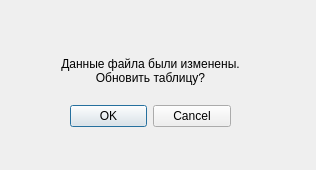
<?xml version="1.0" encoding="UTF-8"?>
<ui version="4.0">
 <class>DialogUpdateTable</class>
 <widget class="QDialog" name="DialogUpdateTable">
  <property name="geometry">
   <rect>
    <x>0</x>
    <y>0</y>
    <width>316</width>
    <height>170</height>
   </rect>
  </property>
  <property name="windowTitle">
   <string>Dialog</string>
  </property>
  <widget class="QDialogButtonBox" name="buttonBox">
   <property name="geometry">
    <rect>
     <x>70</x>
     <y>100</y>
     <width>161</width>
     <height>32</height>
    </rect>
   </property>
   <property name="orientation">
    <enum>Qt::Horizontal</enum>
   </property>
   <property name="standardButtons">
    <set>QDialogButtonBox::Cancel|QDialogButtonBox::Ok</set>
   </property>
  </widget>
  <widget class="QLabel" name="label">
   <property name="geometry">
    <rect>
     <x>20</x>
     <y>40</y>
     <width>261</width>
     <height>61</height>
    </rect>
   </property>
   <property name="text">
    <string>Данные файла были изменены.
Обновить таблицу?</string>
   </property>
   <property name="alignment">
    <set>Qt::AlignCenter</set>
   </property>
  </widget>
 </widget>
 <resources/>
 <connections>
  <connection>
   <sender>buttonBox</sender>
   <signal>accepted()</signal>
   <receiver>DialogUpdateTable</receiver>
   <slot>accept()</slot>
   <hints>
    <hint type="sourcelabel">
     <x>248</x>
     <y>254</y>
    </hint>
    <hint type="destinationlabel">
     <x>157</x>
     <y>274</y>
    </hint>
   </hints>
  </connection>
  <connection>
   <sender>buttonBox</sender>
   <signal>rejected()</signal>
   <receiver>DialogUpdateTable</receiver>
   <slot>reject()</slot>
   <hints>
    <hint type="sourcelabel">
     <x>316</x>
     <y>260</y>
    </hint>
    <hint type="destinationlabel">
     <x>286</x>
     <y>274</y>
    </hint>
   </hints>
  </connection>
 </connections>
</ui>
